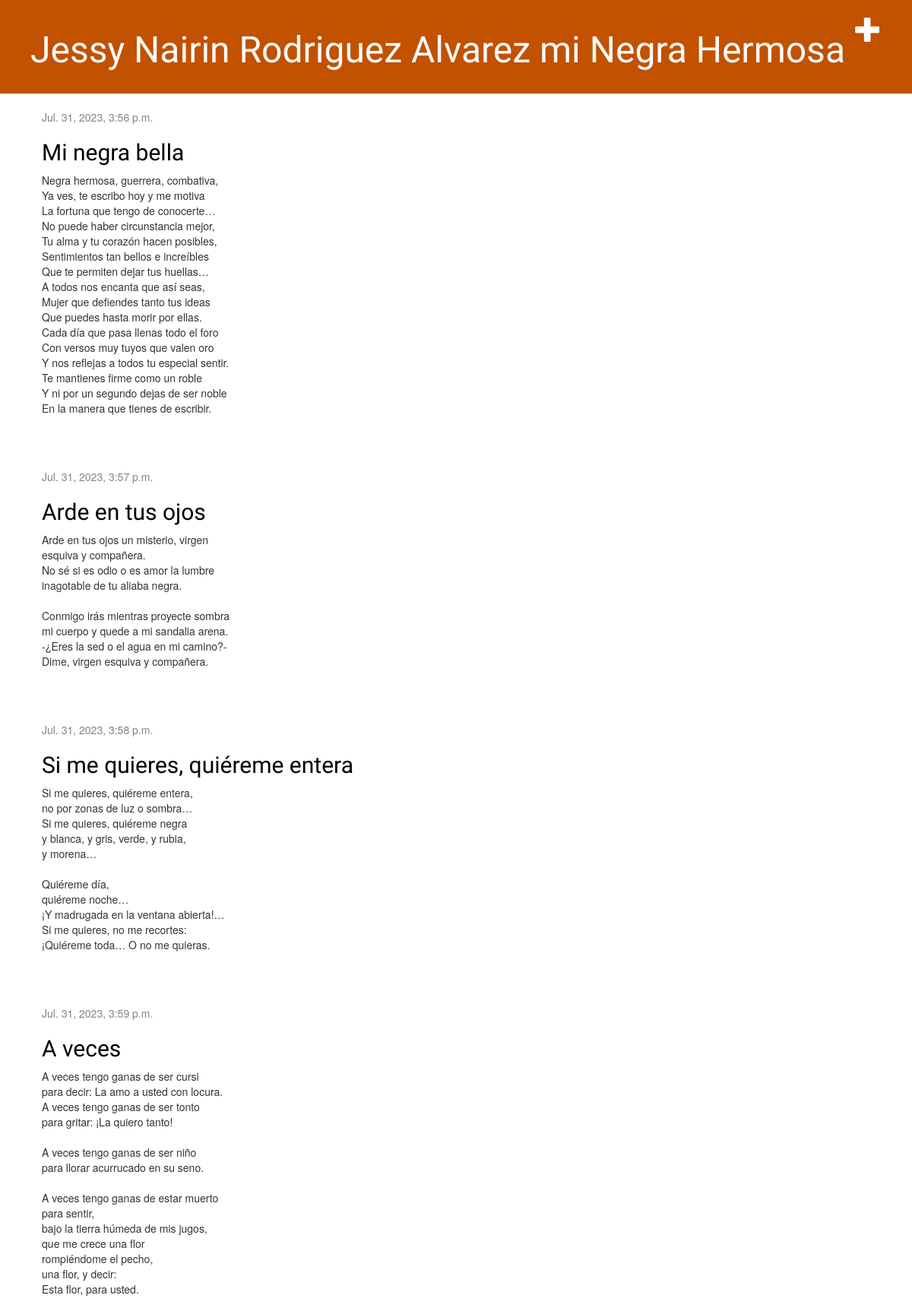
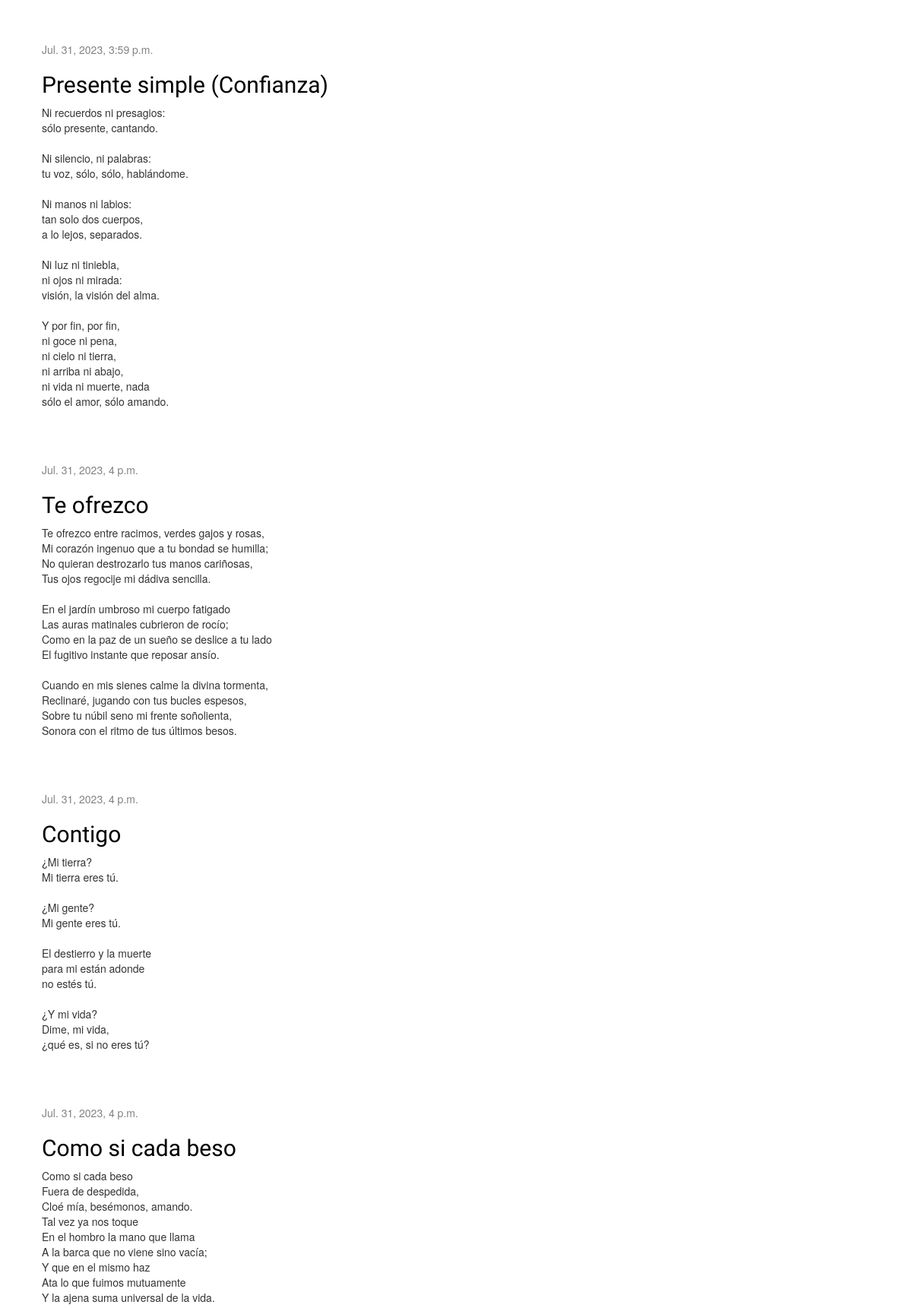
The page / (upper part) on the database its author committed (2 pictures, top to bottom).
### blog/models.py (models this page shows, shortened)
class Post(models.Model):
    author = models.ForeignKey(settings.AUTH_USER_MODEL, on_delete=models.CASCADE)
    title = models.CharField(max_length=200)
    text = models.TextField()
    created_date = models.DateTimeField(
            default=timezone.now)
    published_date = models.DateTimeField(
            blank=True, null=True)

### blog/views.py (the view)
# urls.py: path('', views.post_list, name='post_list'),
def post_list(request):
    posts = Post.objects.filter(published_date__lte=timezone.now()).order_by('published_date')
    return render(request, 'blog/post_list.html', {'posts': posts})

### blog/templates/blog/post_list.html
{% extends 'blog/base.html' %}
{% block content %}
    {% for post in posts %}
        <div class="post">
            <div class="date">
                {{ post.published_date }}
            </div>
            <h2><a href="{% url 'post_detail' pk=post.pk %}">{{ post.title }}</a></h2>
            <p>{{ post.text|linebreaksbr }}</p>
        </div>
    {% endfor %}
{% endblock %}

### blog/static/css/blog.css (style rules this page uses)
h1, h2, h3, h4 { font-family: 'Lobster', cursive; }
.date { color: #828282; }
.post { margin-bottom: 70px; }
.post h2 a, .post h2 a:visited { color: #000000; }

### rows shown on the page
Post: published_date "Jul. 31, 2023, 3:56 p.m.", title "Mi negra bella", text "Negra hermosa, guerrera, combativa, Ya ves, te escribo hoy y me motiva La fortuna que tengo de conocerte… No puede haber circunstancia mejor, Tu alma y tu corazón hacen posibles, Sentimientos tan bellos e increíbles Que te permiten dejar tus huellas… A todos nos encanta que así seas, Mujer que defiendes tanto tus ideas Que puedes hasta morir por ellas. Cada día que pasa llenas todo el foro Con versos muy tuyos que valen oro Y nos reflejas a todos tu especial sentir. Te mantienes firme como un roble Y ni por un segundo dejas de ser noble En la manera que tienes de escribir."
Post: published_date "Jul. 31, 2023, 3:57 p.m.", title "Arde en tus ojos", text "Arde en tus ojos un misterio, virgen esquiva y compañera. No sé si es odio o es amor la lumbre inagotable de tu aliaba negra. Conmigo irás mientras proyecte sombra mi cuerpo y quede a mi sandalia arena. -¿Eres la sed o el agua en mi camino?- Dime, virgen esquiva y compañera."
Post: published_date "Jul. 31, 2023, 3:58 p.m.", title "Si me quieres, quiéreme entera", text "Si me quieres, quiéreme entera, no por zonas de luz o sombra… Si me quieres, quiéreme negra y blanca, y gris, verde, y rubia, y morena… Quiéreme día, quiéreme noche… ¡Y madrugada en la ventana abierta!… Si me quieres, no me recortes: ¡Quiéreme toda… O no me quieras."
Post: published_date "Jul. 31, 2023, 3:59 p.m.", title "A veces", text "A veces tengo ganas de ser cursi para decir: La amo a usted con locura. A veces tengo ganas de ser tonto para gritar: ¡La quiero tanto! A veces tengo ganas de ser niño para llorar acurrucado en su seno. A veces tengo ganas de estar muerto para sentir, bajo la tierra húmeda de mis jugos, que me crece una flor rompiéndome el pecho, una flor, y decir: Esta flor, para usted."
Post: published_date "Jul. 31, 2023, 3:59 p.m.", title "Presente simple (Confianza)", text "Ni recuerdos ni presagios: sólo presente, cantando. Ni silencio, ni palabras: tu voz, sólo, sólo, hablándome. Ni manos ni labios: tan solo dos cuerpos, a lo lejos, separados. Ni luz ni tiniebla, ni ojos ni mirada: visión, la visión del alma. Y por fin, por fin, ni goce ni pena, ni cielo ni tierra, ni arriba ni abajo, ni vida ni muerte, nada sólo el amor, sólo amando."
Post: published_date "Jul. 31, 2023, 4 p.m.", title "Te ofrezco", text "Te ofrezco entre racimos, verdes gajos y rosas, Mi corazón ingenuo que a tu bondad se humilla; No quieran destrozarlo tus manos cariñosas, Tus ojos regocije mi dádiva sencilla. En el jardín umbroso mi cuerpo fatigado Las auras matinales cubrieron de rocío; Como en la paz de un sueño se deslice a tu lado El fugitivo instante que reposar ansío. Cuando en mis sienes calme la divina tormenta, Reclinaré, jugando con tus bucles espesos, Sobre tu núbil seno mi frente soñolienta, Sonora con el ritmo de tus últimos besos."
Post: published_date "Jul. 31, 2023, 4 p.m.", title "Contigo", text "¿Mi tierra? Mi tierra eres tú. ¿Mi gente? Mi gente eres tú. El destierro y la muerte para mi están adonde no estés tú. ¿Y mi vida? Dime, mi vida, ¿qué es, si no eres tú?"
Post: published_date "Jul. 31, 2023, 4 p.m.", title "Como si cada beso", text "Como si cada beso Fuera de despedida, Cloé mía, besémonos, amando. Tal vez ya nos toque En el hombro la mano que llama A la barca que no viene sino vacía; Y que en el mismo haz Ata lo que fuimos mutuamente Y la ajena suma universal de la vida."
